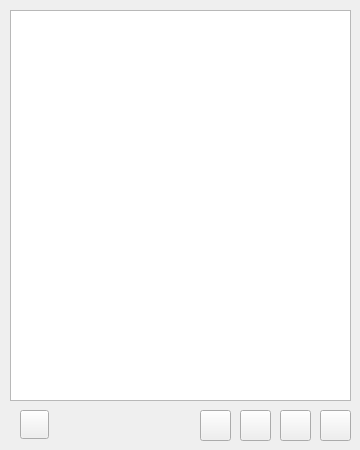
<?xml version="1.0" encoding="UTF-8"?>
<ui version="4.0">
 <class>StudyPlanWindow</class>
 <widget class="QMainWindow" name="StudyPlanWindow">
  <property name="geometry">
   <rect>
    <x>0</x>
    <y>0</y>
    <width>360</width>
    <height>450</height>
   </rect>
  </property>
  <property name="minimumSize">
   <size>
    <width>360</width>
    <height>450</height>
   </size>
  </property>
  <property name="maximumSize">
   <size>
    <width>360</width>
    <height>450</height>
   </size>
  </property>
  <property name="font">
   <font>
    <family>微软雅黑</family>
   </font>
  </property>
  <property name="windowTitle">
   <string>MainWindow</string>
  </property>
  <property name="autoFillBackground">
   <bool>false</bool>
  </property>
  <property name="styleSheet">
   <string notr="true">border-image: url(:/new/prefix1/Resource/BackgroundOfNoteWindow.png);</string>
  </property>
  <widget class="QWidget" name="centralWidget">
   <widget class="QListWidget" name="ListOfNote">
    <property name="enabled">
     <bool>true</bool>
    </property>
    <property name="geometry">
     <rect>
      <x>10</x>
      <y>10</y>
      <width>341</width>
      <height>391</height>
     </rect>
    </property>
    <property name="minimumSize">
     <size>
      <width>0</width>
      <height>0</height>
     </size>
    </property>
    <property name="maximumSize">
     <size>
      <width>16777215</width>
      <height>16777215</height>
     </size>
    </property>
    <property name="font">
     <font>
      <family>微软雅黑</family>
      <pointsize>12</pointsize>
      <weight>50</weight>
      <bold>false</bold>
     </font>
    </property>
    <property name="mouseTracking">
     <bool>false</bool>
    </property>
    <property name="toolTip">
     <string>&lt;html&gt;&lt;head/&gt;&lt;body&gt;&lt;p align=&quot;justify&quot;&gt;&lt;br/&gt;&lt;/p&gt;&lt;/body&gt;&lt;/html&gt;</string>
    </property>
    <property name="autoFillBackground">
     <bool>false</bool>
    </property>
    <property name="styleSheet">
     <string notr="true">border-image: url(:/new/prefix1/Resource/BackgroundOfNote.png);</string>
    </property>
    <property name="verticalScrollBarPolicy">
     <enum>Qt::ScrollBarAsNeeded</enum>
    </property>
    <property name="horizontalScrollBarPolicy">
     <enum>Qt::ScrollBarAlwaysOff</enum>
    </property>
    <property name="autoScroll">
     <bool>true</bool>
    </property>
    <property name="showDropIndicator" stdset="0">
     <bool>true</bool>
    </property>
    <property name="horizontalScrollMode">
     <enum>QAbstractItemView::ScrollPerPixel</enum>
    </property>
   </widget>
   <widget class="QPushButton" name="AddNote">
    <property name="geometry">
     <rect>
      <x>200</x>
      <y>410</y>
      <width>31</width>
      <height>31</height>
     </rect>
    </property>
    <property name="minimumSize">
     <size>
      <width>0</width>
      <height>0</height>
     </size>
    </property>
    <property name="maximumSize">
     <size>
      <width>16777215</width>
      <height>16777215</height>
     </size>
    </property>
    <property name="styleSheet">
     <string notr="true">border-image: url(:/new/prefix1/Resource/AddNoteOfNote.png);</string>
    </property>
    <property name="text">
     <string/>
    </property>
   </widget>
   <widget class="QPushButton" name="DeleteNote">
    <property name="geometry">
     <rect>
      <x>240</x>
      <y>410</y>
      <width>31</width>
      <height>31</height>
     </rect>
    </property>
    <property name="minimumSize">
     <size>
      <width>0</width>
      <height>0</height>
     </size>
    </property>
    <property name="maximumSize">
     <size>
      <width>16777215</width>
      <height>16777215</height>
     </size>
    </property>
    <property name="styleSheet">
     <string notr="true">border-image: url(:/new/prefix1/Resource/DeleteNoteOfNote.png);</string>
    </property>
    <property name="text">
     <string/>
    </property>
   </widget>
   <widget class="QPushButton" name="EditNote">
    <property name="geometry">
     <rect>
      <x>280</x>
      <y>410</y>
      <width>31</width>
      <height>31</height>
     </rect>
    </property>
    <property name="minimumSize">
     <size>
      <width>0</width>
      <height>0</height>
     </size>
    </property>
    <property name="maximumSize">
     <size>
      <width>16777215</width>
      <height>16777215</height>
     </size>
    </property>
    <property name="styleSheet">
     <string notr="true">border-image: url(:/new/prefix1/Resource/EditNoteOfNote.png);</string>
    </property>
    <property name="text">
     <string/>
    </property>
   </widget>
   <widget class="QPushButton" name="ListAllNote">
    <property name="geometry">
     <rect>
      <x>320</x>
      <y>410</y>
      <width>31</width>
      <height>31</height>
     </rect>
    </property>
    <property name="styleSheet">
     <string notr="true">border-image: url(:/new/prefix1/Resource/ShowAllNoteOfNote.png);</string>
    </property>
    <property name="text">
     <string/>
    </property>
   </widget>
   <widget class="QPushButton" name="Refresh">
    <property name="geometry">
     <rect>
      <x>20</x>
      <y>410</y>
      <width>29</width>
      <height>29</height>
     </rect>
    </property>
    <property name="minimumSize">
     <size>
      <width>29</width>
      <height>29</height>
     </size>
    </property>
    <property name="maximumSize">
     <size>
      <width>29</width>
      <height>29</height>
     </size>
    </property>
    <property name="styleSheet">
     <string notr="true">border-image: url(:/new/prefix1/Resource/RefreshNoteOfNote.png);</string>
    </property>
    <property name="text">
     <string/>
    </property>
   </widget>
   <zorder>AddNote</zorder>
   <zorder>DeleteNote</zorder>
   <zorder>EditNote</zorder>
   <zorder>ListOfNote</zorder>
   <zorder>ListAllNote</zorder>
   <zorder>Refresh</zorder>
  </widget>
 </widget>
 <layoutdefault spacing="6" margin="11"/>
 <resources/>
 <connections/>
</ui>
